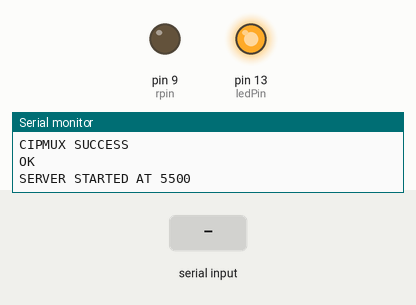
Bench run of a sketch on a simulated Arduino Uno, built with avr-gcc and run on an emulated ATmega328P. Shown: output pins drawn as LEDs (lit = HIGH), the last lines printed to the serial monitor. The inputs (shaded band) are chosen by the test bench. The modem accepts every AT command (registered, SIM ready, sends succeed) and sends nothing else.

Above: at 7.2 s.
7.3 s: "RN\n" received over the second serial link
At 8.75 s:
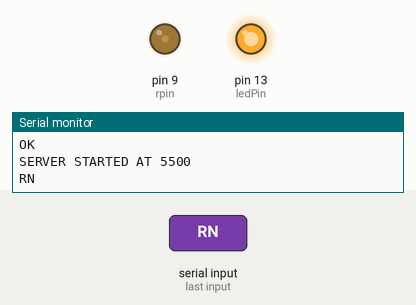
At 9.35 s:
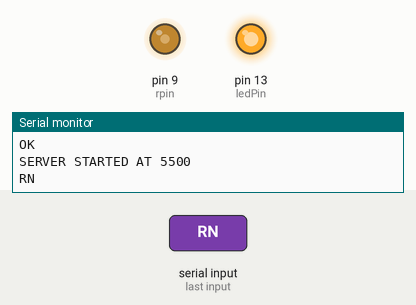
10.3 s: "RF\n" received over the second serial link
At 11.5 s:
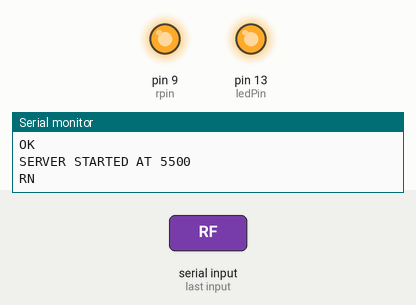
Timing chart, 0 to 13.5 s (numbered marks = the images above; inputs shaded):
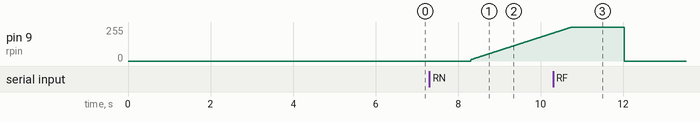

Measured:
- after the input at 7.3 s, pin 9 (rpin): moves from 0/255 to 209/255 over 2.0 s, starting after 1.0 s

The sketch:

Attention_lights.ino
```cpp
#include<SoftwareSerial.h>

SoftwareSerial esp(5,6);   //RX TX
String port="5500";

int ledPin=13;
int rpin=9;
int bpin = 11;


void setup(){
 esp.begin(115200);
 Serial.begin(115200);
 Serial.println("Connecting...");

//pinmode
pinMode(ledPin,OUTPUT);


//pinmode


//ESP STATUS
 int state=0;
 while(!state){
    esp.println("AT");

    delay(100);
    String a = esp.readString();
    Serial.println(a);
    if(a.indexOf("OK")>-1){
      state=1;
      Serial.println("Ready!");
    }
    delay(100);
 }

// CONNECTION STATUS
state=0;
while(!state){
    esp.println("AT+CIFSR");

    delay(100);
    String a = esp.readString();
    delay(100);
    esp.println("AT+CWJAP?");
    delay(100);
    a+="\n"+esp.readString();
     if(a.indexOf("OK")>-1){
      state=1;
      Serial.println("Connected! "+a);
    }
    delay(100);

}

//CIPMUX
state=0;
while(!state){
    esp.println("AT+CIPMUX=1");
    delay(100);
    String a = esp.readString();
     if(a.indexOf("OK")>-1){
      state=1;
      Serial.println("CIPMUX SUCCESS "+a);
    }
    else
       Serial.println("CIPMUX FAILED "+a);
       delay(100);
}
//start server
 state=0;
 while(!state){
    esp.println("AT+CIPSERVER=1,"+port);
    delay(100);
    String a = esp.readString();
    if(a.indexOf("OK")>-1){
      state=1;
      Serial.println("SERVER STARTED AT "+port);
    }
    else
       Serial.println("AT+CIPSERVER=1,"+port);
    delay(100);
    digitalWrite(13,HIGH);
 }


}
void loop(){
     String a="";
     while((a=esp.readString()).equals(""));
     Serial.println(a);
     if(a.indexOf("RN")>-1)  {
      on(rpin);
     }
     if(a.indexOf("RF")>-1){
      off(rpin);
     }
     delay(10);
}

void on(int lPin){
     for(int i=10;i<255;i++){
        analogWrite(lPin,i);
        delay(10);
     }
     digitalWrite(lPin,HIGH);
}

void off(int lPin){

     for(int i=255;i>-1;i--){
        analogWrite(lPin,i);
        delay(1);
     }

}
```
